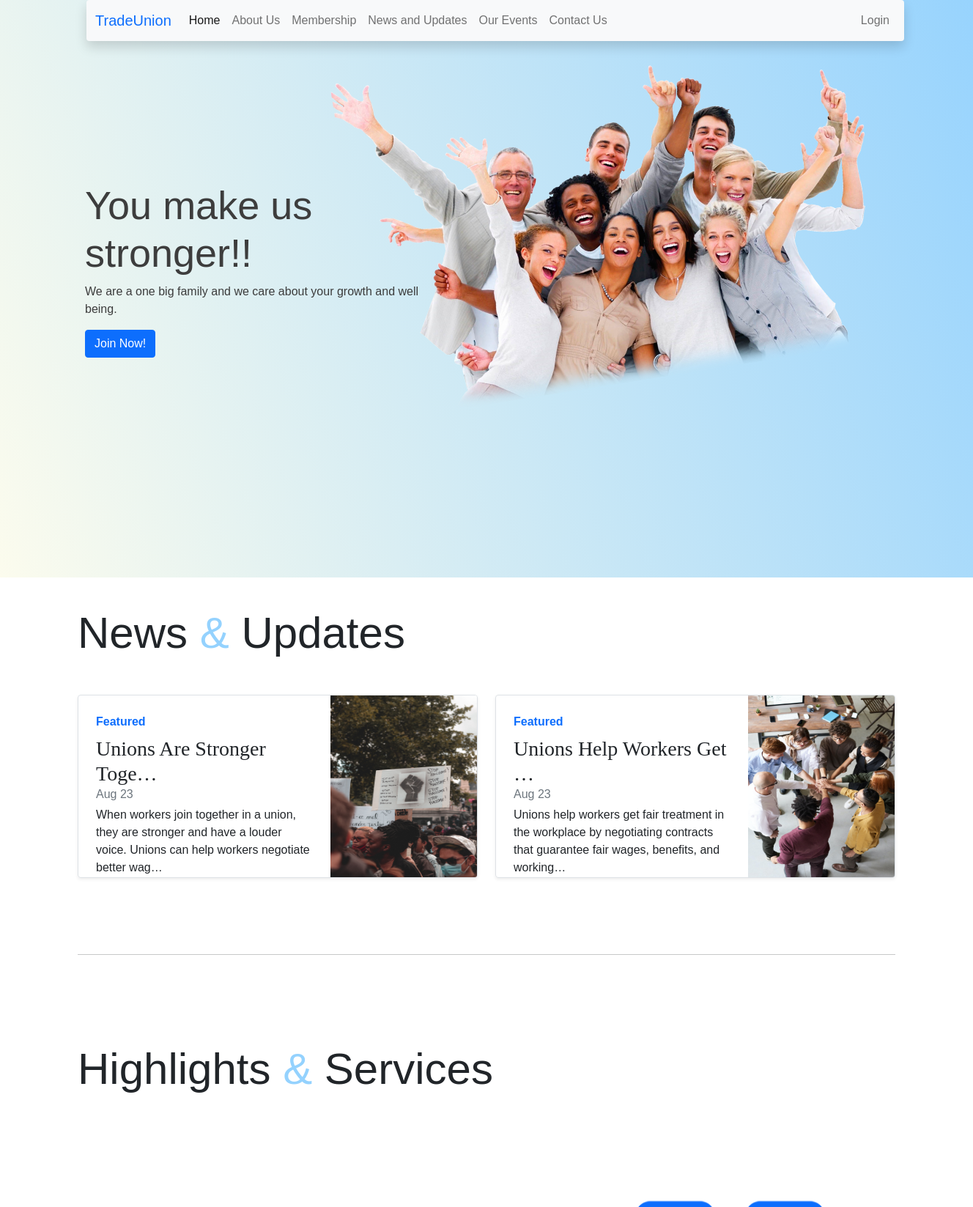
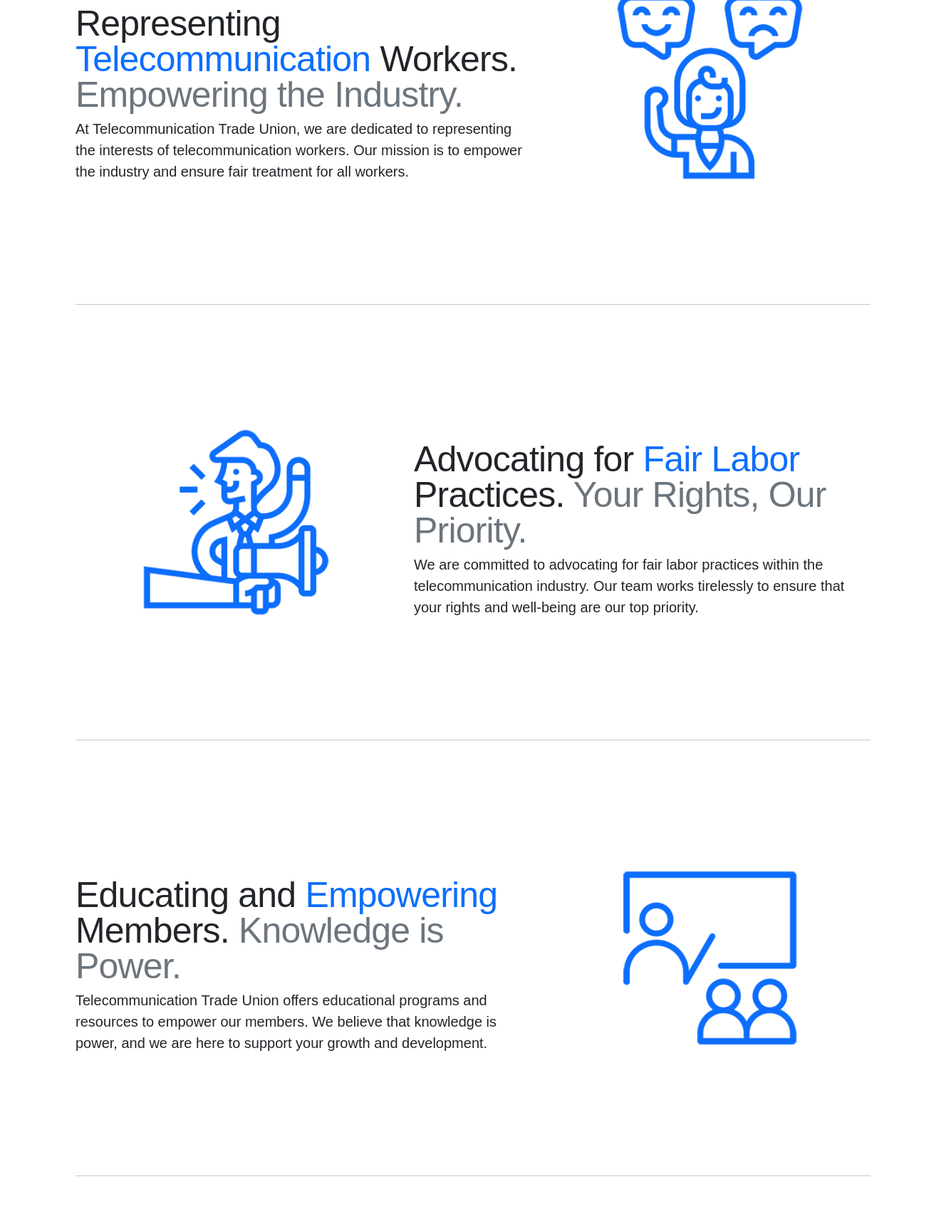
The page / (upper part) on the database its author committed (2 pictures, top to bottom).
### blog/models.py (models this page shows, shortened)
class Post(models.Model):
    title = models.CharField(max_length=200)
    header_image = models.ImageField(null=True, blank=True, upload_to="images/")
    content = models.TextField()
    created_at = models.DateTimeField(auto_now_add=True)
    featured = models.BooleanField(default=False)
    slug = models.SlugField(null=False, unique=True, default=None)

### blog/views.py (the view)
# urls.py: path('', views.home_page, name='home_page'),
def home_page(request):
    featured_posts = Post.objects.filter(featured=True).order_by('-created_at')
    context = {"featured_posts": featured_posts, "author": "admin"}
    return render(request, "index.html", context=context)

### templates/index.html (shortened to what this page needs)
{% extends 'base.html' %}
{% block content %}
{% load static %}
<!DOCTYPE html>
<html lang="en">
<head>
</head>
<body>
    <br>
    <main  style="height: 100vh; margin: -70px -160px 0 -160px; background:linear-gradient(70deg, rgb(255, 253, 237), #94d2fe);">
        <div class="landing-page" style=" padding:170px ; margin-top: 10px; display: flex; height: 70vh; justify-content: space-between; align-items: center;">
            <div class="text-container" style=" z-index: 10;">
                <div class="text" style="margin-right: -100px ;">
                    <h2 style="font-size: 54px; padding-top: 200px; color: rgb(61, 61, 61);"> You make us stronger!!</h2>
                    <p style="color: rgb(60, 60, 60);"> We are a one big family and we care about your growth and well being.</p>
                </div>
                <div class="join-link">
                    <a href="/membership" class="btn btn-primary">Join Now!</a>
                </div>
            </div>
            <div class="landing-image" style="  margin-top: 40px; ">
             <img style=" z-index: -1;width: 730px; rotate: -9deg;" src="{% static 'images/header2.png' %}" alt="an image here">
            </div>
        </div>
    </main>
    <h1 style="padding: 40px 0; font-size: 60px;">News <span style="color: #94d2fe;">&</span> Updates</h1>
    <div class="row mb-2">
        {% for post in featured_posts %}
        <div class="col-md-6">
            <div class="row g-0 border rounded overflow-hidden flex-md-row mb-4 shadow-sm h-md-250 position-relative">
                <div class="col p-4 d-flex flex-column position-static">
                    <strong class="d-inline-block mb-2 text-primary">Featured</strong>
                    <h3 class="mb-0">{{ post.title|truncatechars:25 }}</h3>
                    <div class="mb-1 text-muted">{{ post.created_at|date:"M d" }}</div>
                    <p class="card-text mb-auto">{{ post.content|truncatechars:130|safe }}</p>
                    <a href="{% url 'post_detail' post.slug %}" class="stretched-link">Continue reading</a>
                </div>
                <div class="col-auto d-none d-lg-block">
                    <img src="{{ post.header_image.url }}" alt="{{ post.title }}" width="200" height="250">
                </div>
            </div>
        </div>
        {% endfor %}
    </div>
    <hr class="featurette-divider">
    <h1 style="padding: 40px 0; font-size: 60px;">Highlights <span style="color: #94d2fe;">&</span> Services</h1>
    <div class="row featurette">
        <div class="col-md-7">
          <h2 class="featurette-heading">Representing <span style="color:#0d6efd">Telecommunication</span> Workers. <span class="text-muted">Empowering the Industry.</span></h2>
          <p class="lead">At Telecommunication Trade Union, we are dedicated to representing the interests of telecommunication workers. Our mission is to empower the industry and ensure fair treatment for all workers.</p>
        </div>
        <div class="col-md-5">
          <img src="{% static 'images/representation.png' %}" alt="Representing Workers" class="bd-placeholder-img bd-placeholder-img-lg featurette-image img-fluid mx-auto">
        </div>
      </div>
      <hr class="featurette-divider">
      <div class="row featurette">
        <div class="col-md-7 order-md-2">
          <h2 class="featurette-heading">Advocating for <span style="color:#0d6efd">Fair Labor</span> Practices. <span class="text-muted">Your Rights, Our Priority.</span></h2>
          <p class="lead">We are committed to advocating for fair labor practices within the telecommunication industry. Our team works tirelessly to ensure that your rights and well-being are our top priority.</p>
        </div>
        <div class="col-md-5 order-md-1">
          <img src="{% static 'images/advocating.png' %}" alt="Fair Labor Practices" class="bd-placeholder-img bd-placeholder-img-lg featurette-image img-fluid mx-auto">
        </div>
      </div>
      <hr class="featurette-divider">
      <div class="row featurette">
        <div class="col-md-7">
          <h2 class="featurette-heading">Educating and <span style="color:#0d6efd">Empowering</span> Members. <span class="text-muted">Knowledge is Power.</span></h2>
          <p class="lead">Telecommunication Trade Union offers educational programs and resources to empower our members. We believe that knowledge is power, and we are here to support your growth and development.</p>
        </div>
        <div class="col-md-5">
          <img src="{% static 'images/educating.png' %}" alt="Education and Empowerment" class="bd-placeholder-img bd-placeholder-img-lg featurette-image img-fluid mx-auto">
        </div>
      </div>
      <hr class="featurette-divider">
    <br></br>
      <br></br>
</body>
</html>
{% endblock %}

### templates/base.html (shortened to what this page needs)
{% load static %}
<!DOCTYPE html>
<html lang="en">
  <head>
    <link
      href="https://cdn.jsdelivr.net/npm/bootstrap@5.1.3/dist/css/bootstrap.min.css"
      rel="stylesheet"
    />
    <link rel="stylesheet" href="https://cdnjs.cloudflare.com/ajax/libs/font-awesome/4.7.0/css/font-awesome.min.css">
    <link rel="stylesheet" type="text/css" href="{% static 'css/main.css' %}">
    <link rel="stylesheet" type="text/css" href="{% static 'css/about.css' %}">
  </head>
  <body>
    <br/>
    <div class="container">
    <div class="container" style="z-index: 100; color: black; top: 0; position: fixed;  margin: 0 0 20px 0;">
      <nav class="navbar navbar-expand-lg navbar-light bg-light rounded shadow" aria-label="Eleventh navbar example">
        <div class="container-fluid">
          <a class="navbar-brand" href="/" style="color:#0d6efd;">TradeUnion</a>
          <div class="collapse navbar-collapse" id="navbarsExample09">
            <ul class="navbar-nav me-auto mb-2 mb-lg-0">
              <li class="nav-item">
                <a class="nav-link active" aria-current="page" href="/home">Home</a>
              </li>
              <li class="nav-item">
                <a class="nav-link" href="/about-us">About Us</a>
              </li>
              <li class="nav-item">
                <a class="nav-link" href="/membership">Membership</a>
              </li>
              <li class="nav-item">
                <a class="nav-link" href="/news">News and Updates</a>
              </li>
              <li class="nav-item">
                <a class="nav-link" href="/events">Our Events</a>
              </li>
              <li class="nav-item">
                <a class="nav-link" href="/contact-us">Contact Us</a>
              </li>
            </ul>
            <div>
              <ul class="navbar-nav">
                {% if user.is_authenticated %}
                <span class="navbar-text">Logged in as <a href="/members/profile/{{user.id}}">{{user.username}}</a> | </span>
                <li class="nav-item dropdown">
                  <a class="nav-link dropdown-toggle" href="#" id="navbarDropdown" role="button" data-bs-toggle="dropdown" aria-expanded="false">
                    <img src="/media/images/profile.png" alt="image" class="img-responsive" width="30px" height="30px">
                  </a>
                  <ul class="dropdown-menu" aria-labelledby="navbarDropdown">
                    <li><a class="dropdown-item" href="/members/profile/{{user.id}}">My Profile</a></li>
                    <li><a class="dropdown-item" href="#">Settings</a></li>
                    <li><hr class="dropdown-divider"></li>
                    <li><a class="dropdown-item" href="/members/logout">Logout</a></li>
                  </ul>
                </li>
                <!-- <span class="navbar-text">Logged in as <a href="/members/profile/{{user.id}}">{{user.username}}</a> | </span>
                <li class="nav-item">
                  <a class="nav-link" href="/members/logout">Logout</a>
                </li> -->
                {% else %}
                <li class="nav-item">
                  <a class="nav-link" href="/members/login">Login</a>
                </li>
              </div>
                {% endif %}
            </div>
          </div>
          </div>
        </div>
    <div class="container">{% block content %} {% endblock %}</div>
  </body>
</html>

### static/css/main.css (style rules this page uses)
body { font-family: Arial, Helvetica, sans-serif; }
ul { text-align: left; }
ul li { list-style: none; }
li a { text-decoration: none; }
hr { margin-top: 30px; margin-bottom: 30px; }
h3 { font-family: "Playfair Display", Georgia, "Times New Roman", serif; text-align: left; }
@media (min-width: 768px) { .h-md-250 { height: 250px; } }
.featurette-divider { margin: 5rem 0; }
.featurette-heading { font-weight: 300; line-height: 1; letter-spacing: -.05rem; }
@media (min-width: 40em) { .featurette-heading { font-size: 50px; } }
@media (min-width: 62em) { .featurette-heading { margin-top: 7rem; } }

### rows shown on the page
Post: title "Unions Are Stronger Toge…", created_at "Aug 23", content "When workers join together in a union, they are stronger and have a louder voice. Unions can help workers negotiate better wag…", header_image (picture)
Post: title "Unions Help Workers Get …", created_at "Aug 23", content "Unions help workers get fair treatment in the workplace by negotiating contracts that guarantee fair wages, benefits, and working…", header_image (picture)
